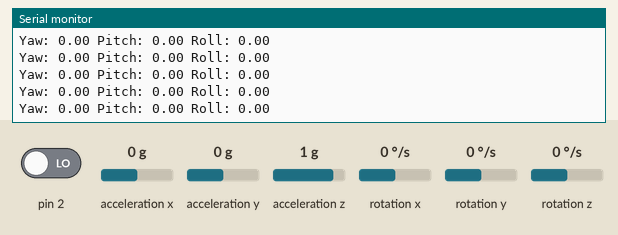
This sketch was run on a simulated Arduino Uno, built with avr-gcc and run on an emulated ATmega328P. On the bench: the last lines printed to the serial monitor. Wiring (inferred from the names in the program): MPU-6050 motion sensor at I2C address 0x68. The test bench sets the inputs (shaded band); at power-on: acceleration z 1 g, acceleration x 0 g, rotation z 0 °/s, acceleration y 0 g, pin 2 LOW, rotation x 0 °/s, rotation y 0 °/s. The sensor or clock chip raises its interrupt line as the real part does.

Above: at 1.7 s.
1.8 s: acceleration z set to -1.4 g
At 2.5 s:
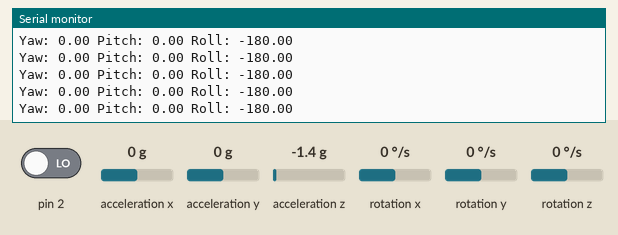
4.8 s: acceleration x set to -1.4 g
At 5.6 s:
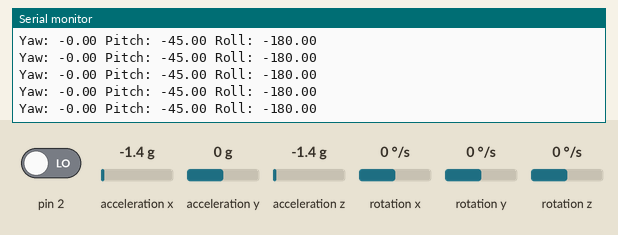
6.3 s: rotation z set to -192 °/s
At 7.1 s:
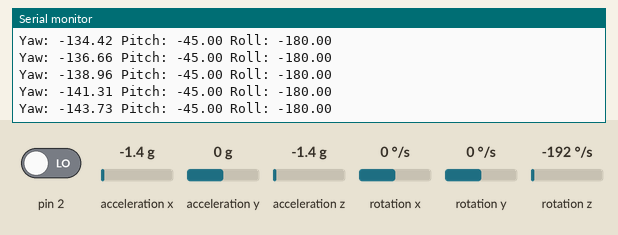
9.3 s: acceleration y set to -1.4 g
At 10.2 s:
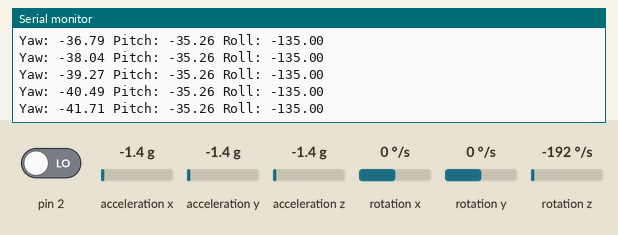
12.3 s: acceleration z set to -0.8 g
At 13.3 s:
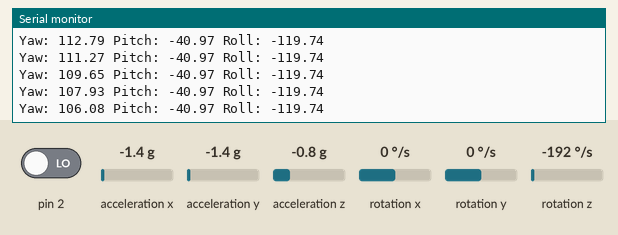
15.3 s: pin 2 driven HIGH
Timing chart, 0 to 17.8 s (numbered marks = the images above; inputs shaded):
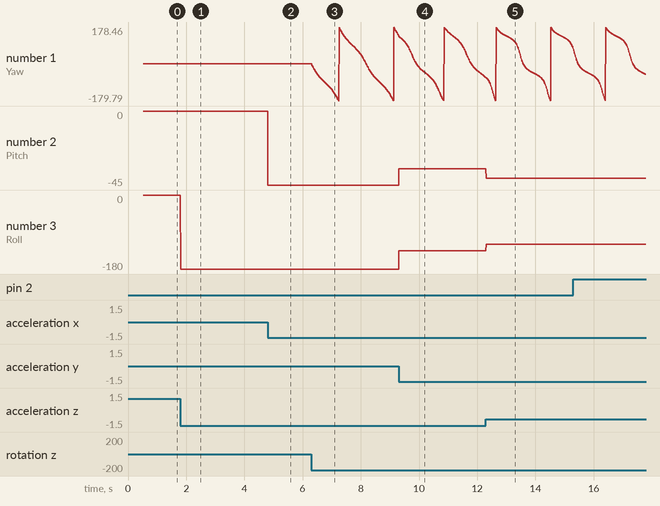

Measured:
- after the input at 1.8 s, the serial monitor: prints a new line at once (image 1)
- after the input at 4.8 s, the serial monitor: prints a new line at once (image 2)
- after the input at 6.3 s, the serial monitor: prints a new line at once (image 3)
- plotted number 1: 0 → 137.41 after the input at 6.3 s
- plotted number 2: 0 → -45 after the input at 4.8 s
- plotted number 3: 0 → -180 after the input at 1.8 s

The sketch:

MPU6050_I2CDEV.ino
```cpp
#include "I2Cdev.h"
#include "MPU6050_6Axis_MotionApps20.h"

#if I2CDEV_IMPLEMENTATION == I2CDEV_ARDUINO_WIRE
  #include "Wire.h"
#endif


// Configurazione dei filtri passa basso
#define MPU6050_RA_CONFIG           0x1A
#define MPU6050_CFG_DLPF_CFG_BIT    2
#define MPU6050_CFG_DLPF_CFG_LENGTH 3
#define MPU6050_DLPF_BW_256         0x00 //256Hz
#define MPU6050_DLPF_BW_188         0x01 //188Hz
#define MPU6050_DLPF_BW_98          0x02 //98Hz
#define MPU6050_DLPF_BW_42          0x03 //42Hz
#define MPU6050_DLPF_BW_20          0x04 //20Hz
#define MPU6050_DLPF_BW_10          0x05 //10Hz
#define MPU6050_DLPF_BW_5           0x06 //5Hz

#define MPU 0x68

MPU6050 mpu;

// MPU control/status vars
bool dmpReady = false; // set true if DMP init was successful
uint8_t mpuIntStatus; // holds actual interrupt status byte from MPU
uint8_t devStatus; // return status after each device operation (0 = success, !0 = error)
uint16_t packetSize; // expected DMP packet size (default is 42 bytes)
uint16_t fifoCount; // count of all bytes currently in FIFO
uint8_t fifoBuffer[64]; // FIFO storage buffer

// orientation/motion vars
Quaternion q; // [w, x, y, z] quaternion container
VectorFloat gravity; // [x, y, z] gravity vector
float ypr[3]; // [yaw, pitch, roll] yaw/pitch/roll container and gravity vector

volatile bool mpuInterrupt = false; // indicates whether MPU interrupt pin has gone high

void dmpDataReady()
{
  mpuInterrupt = true;
}

void setup()
{
  Serial.begin(115200);
  init_MPU();
}


void loop()
{
  // if programming failed, don't try to do anything
  if (!dmpReady) return;
 FunctionsMPU();
  // wait for MPU interrupt or extra packet(s) available

    Serial.print("Yaw: ");
    Serial.print(ypr[0] * 180/M_PI);
    Serial.print(" Pitch: ");
    Serial.print(ypr[1] * 180/M_PI);
    Serial.print(" Roll: ");
    Serial.println(ypr[2] * 180/M_PI);


}


/* Get digital low-pass filter configuration.
 * The DLPF_CFG parameter sets the digital low pass filter configuration. It
 * also determines the internal sampling rate used by the device as shown in
 * the table below.
 *
 * Note: The accelerometer output rate is 1kHz. This means that for a Sample
 * Rate greater than 1kHz, the same accelerometer sample may be output to the
 * FIFO, DMP, and sensor registers more than once.
 *
 * <pre>
 *          |   ACCELEROMETER    |           GYROSCOPE
 * DLPF_CFG | Bandwidth | Delay  | Bandwidth | Delay  | Sample Rate
 * ---------+-----------+--------+-----------+--------+-------------
 * 0        | 260Hz     | 0ms    | 256Hz     | 0.98ms | 8kHz
 * 1        | 184Hz     | 2.0ms  | 188Hz     | 1.9ms  | 1kHz
 * 2        | 94Hz      | 3.0ms  | 98Hz      | 2.8ms  | 1kHz
 * 3        | 44Hz      | 4.9ms  | 42Hz      | 4.8ms  | 1kHz
 * 4        | 21Hz      | 8.5ms  | 20Hz      | 8.3ms  | 1kHz
 * 5        | 10Hz      | 13.8ms | 10Hz      | 13.4ms | 1kHz
 * 6        | 5Hz       | 19.0ms | 5Hz       | 18.6ms | 1kHz
 * 7        |   -- Reserved --   |   -- Reserved --   | Reserved
 * </pre>
 */
void setDLPFMode(uint8_t mode) {
    I2Cdev::writeBits(MPU, MPU6050_RA_CONFIG, MPU6050_CFG_DLPF_CFG_BIT, MPU6050_CFG_DLPF_CFG_LENGTH, mode);
    return;
}

void init_MPU(void) {
  // join I2C bus (I2Cdev library doesn't do this automatically)
#if I2CDEV_IMPLEMENTATION == I2CDEV_ARDUINO_WIRE
  Wire.begin();
  TWBR = 24; // 400kHz I2C clock (200kHz if CPU is 8MHz)
#elif I2CDEV_IMPLEMENTATION == I2CDEV_BUILTIN_FASTWIRE
  Fastwire::setup(400, true);
#endif

mpu.initialize();
devStatus = mpu.dmpInitialize();

// supply your own gyro offsets here, scaled for min sensitivity
mpu.setXGyroOffset(220);
mpu.setYGyroOffset(76);
mpu.setZGyroOffset(-85);
mpu.setZAccelOffset(1788); // 1688 factory default for my test chip

// make sure it worked (returns 0 if so)
  if (devStatus == 0)
  {
    // turn on the DMP, now that it's ready
    mpu.setDMPEnabled(true);

    // enable Arduino interrupt detection
    attachInterrupt(0, dmpDataReady, RISING);
    mpuIntStatus = mpu.getIntStatus();

    // set our DMP Ready flag so the main loop() function knows it's okay to use it
    dmpReady = true;

    // get expected DMP packet size for later comparison
    packetSize = mpu.dmpGetFIFOPacketSize();

    setDLPFMode(MPU6050_DLPF_BW_20);
  }
  else
  {
    // ERROR!
    // 1 = initial memory load failed
    // 2 = DMP configuration updates failed
    // (if it's going to break, usually the code will be 1)
    Serial.print(F("DMP Initialization failed (code "));
    Serial.print(devStatus);
    Serial.println(F(")"));
  }
  return;
}

void FunctionsMPU(void) {
  while (!mpuInterrupt && fifoCount < packetSize);

  // reset interrupt flag and get INT_STATUS byte
  mpuInterrupt = false;
  mpuIntStatus = mpu.getIntStatus();

  // get current FIFO count
  fifoCount = mpu.getFIFOCount();

  // check for overflow (this should never happen unless our code is too inefficient)
  if ((mpuIntStatus & 0x10) || fifoCount == 1024)
  {
    // reset so we can continue cleanly
    mpu.resetFIFO();
    Serial.println(F("FIFO overflow!"));

  // otherwise, check for DMP data ready interrupt (this should happen frequently)
  }
  else if (mpuIntStatus & 0x02)
  {
    // wait for correct available data length, should be a VERY short wait
    while (fifoCount < packetSize) fifoCount = mpu.getFIFOCount();
    // read a packet from FIFO
    mpu.getFIFOBytes(fifoBuffer, packetSize);
    // track FIFO count here in case there is > 1 packet available
    // (this lets us immediately read more without waiting for an interrupt)
    fifoCount -= packetSize;

    mpu.dmpGetQuaternion(&q, fifoBuffer);
    mpu.dmpGetGravity(&gravity, &q);
    mpu.dmpGetYawPitchRoll(ypr, &q, &gravity);
  }

  return;
}
```
